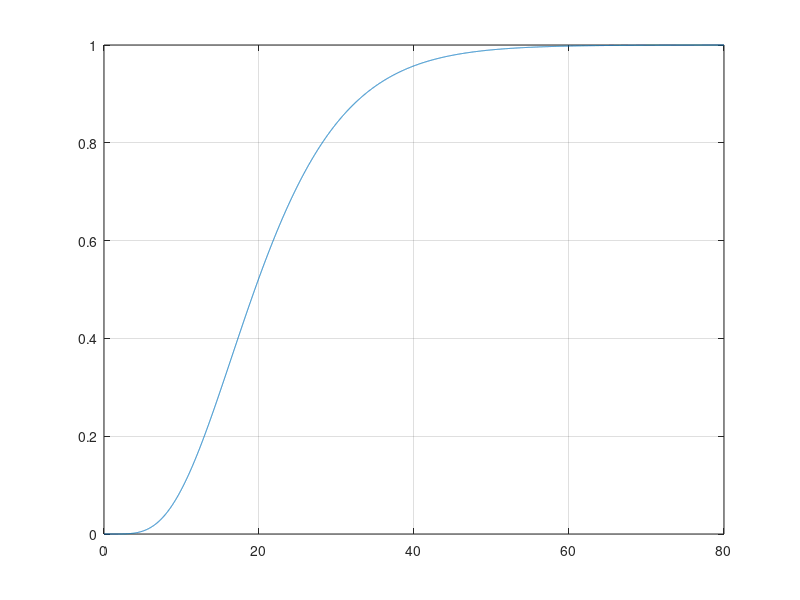

MATLAB code to generate this figure: (Note: this script raises an error after producing the figure.)
close all;
clear all;

L = 1;
M = [720 1764 1624 735 175 21 1];
sys = tf(L,M);

figure(1)
[y,t] = step(sys,0:0.01:80);
plot(t,y)
hold on
grid on
j=1;
k=1;

%% Strejc n = 2

for i=1:length(y)
   if(y(i) <= 0.264 + 0.0002 && y(i) >= 0.264 - 0.0002)
      tempTime02(j) = t(i);
      tempValue02(j) = y(i);
      j=j+1;
   elseif(y(i) <= 0.90 + 0.0002 && y(i) >= 0.90 - 0.0002)
      tempTime90(k) = t(i);
      tempValue90(k) = y(i);
      k=k+1;
   end
end

[mint02, it02] = min(abs(tempValue02-0.264));
t02 = tempTime02(it02);
[minT90, iT90] = min(abs(tempValue90-0.90));
T90 = tempTime90(iT90);
T2 = 0.34605*(T90 - t02);
tau2 = t02 - T2;

L2 = 1;
M2 = [T2^2 2*T2 1];
sys2 = tf(L2, M2, 'InputDelay', tau2);
hold on
[y2,t] = step(sys2,0:0.01:80,'r');
plot(t,y2);

%% Strejc n = 3
for i=1:length(y)
   if(y(i) <= 0.323 + 0.0002 && y(i) >= 0.323 - 0.0002)
      tempTime03(j) = t(i);
      tempValue03(j) = y(i);
      j=j+1;
   elseif(y(i) <= 0.90 + 0.0002 && y(i) >= 0.90 - 0.0002)
      tempTime90(k) = t(i);
      tempValue90(k) = y(i);
      k=k+1;
   end
end

[mint03, it03] = min(abs(tempValue03-0.323));
t03 = tempTime03(it03);
[minT90, iT90] = min(abs(tempValue90-0.90));
T90 = tempTime90(iT90);
T3 = 0.30099*(T90 - t03);
tau3 = t03 - 2*T3;

L3 = 1;
M3 = [T3^3 3*T3^2 3*T3 1];
sys3 = tf(L3, M3, 'InputDelay', tau3);
hold on
step(sys3,0:0.01:80,'r');

%% Strejc n = 4
for i=1:length(y)
   if(y(i) <= 0.353 + 0.0002 && y(i) >= 0.353 - 0.0002)
      tempTime04(j) = t(i);
      tempValue04(j) = y(i);
      j=j+1;
   elseif(y(i) <= 0.90 + 0.0002 && y(i) >= 0.90 - 0.0002)
      tempTime90(k) = t(i);
      tempValue90(k) = y(i);
      k=k+1;
   end
end

[mint04, it04] = min(abs(tempValue04-0.353));
t04 = tempTime04(it04);
[minT90, iT90] = min(abs(tempValue90-0.90));
T90 = tempTime90(iT90);
T4 = 0.27168*(T90 - t04);
tau4 = t04 - 3*T4;

L4 = 1;
M4 = [T4^4 4*T4^3 6*T4^2 4*T4 1];
sys4 = tf(L4, M4, 'InputDelay', tau4);
hold on
step(sys4,0:0.01:80,'r');

%% Strejc n = 5
for i=1:length(y)
   if(y(i) <= 0.371 + 0.0002 && y(i) >= 0.371 - 0.0002)
      tempTime05(j) = t(i);
      tempValue05(j) = y(i);
      j=j+1;
   elseif(y(i) <= 0.90 + 0.0002 && y(i) >= 0.90 - 0.0002)
      tempTime90(k) = t(i);
      tempValue90(k) = y(i);
      k=k+1;
   end
end

[mint05, it05] = min(abs(tempValue05-0.371));
t05 = tempTime05(it05);
[minT90, iT90] = min(abs(tempValue90-0.90));
T90 = tempTime90(iT90);
T5 = 0.25040*(T90 - t05);
tau5 = t05 - 4*T5;
% tau5 = 2.00160*t05 - 1.00160*T90;

L5 = 1;
M5 = [T5^5 5*T5^4 10*T5^3 10*T5^2 5*T5 1];
sys5 = tf(L5, M5, 'InputDelay', tau5);
hold on
step(sys5,0:0.01:80,'r');
